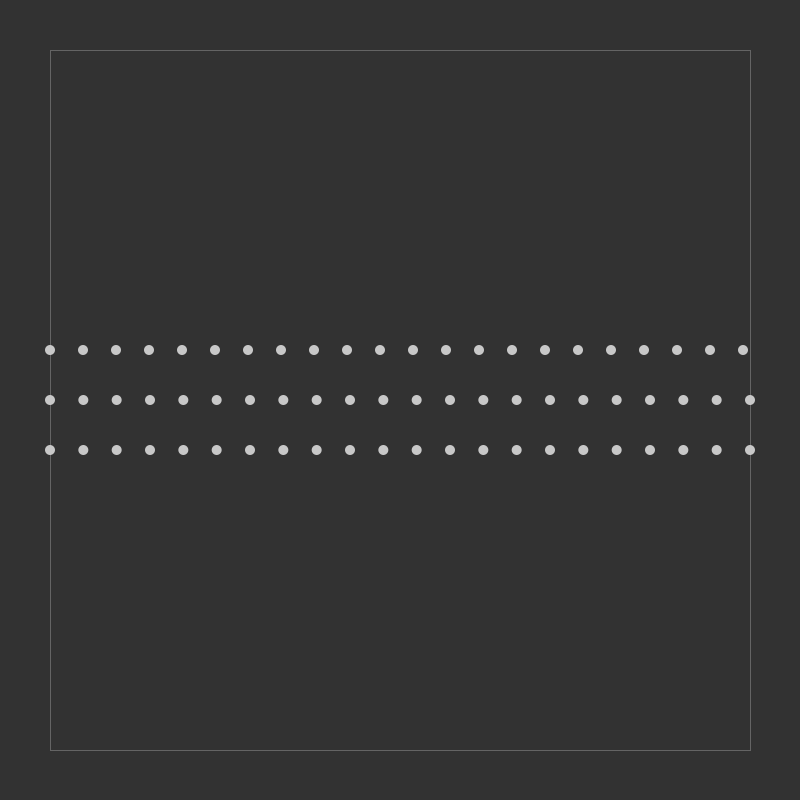
Frame 1 (no input)
Frame 60 (the mouse pressed at the canvas centre just before this capture): identical to frame 1, image omitted
Frame 120 (the mouse held since frame 60 and released just before this capture): identical to frame 1, image omitted

The Processing sketch that drew this single still picture (run headless with seeded random() and noise(); from frame 60 on, the mouse is pressed at the canvas centre):

// Processing sketch: Debug_06_Float_Precision
// ── Debug_06_Float_Precision.pde

int margin = 50;
int elementCount = 21;
float elementSpacing1, elementSpacing2, elementSpacing3;
int elementSize = 10;

void setup() {
  size(800, 800);
  // Calculations made entirely with ints do not have decimal precision
  elementSpacing1 = (width-2*margin)/elementCount; // innacurate
  elementSpacing2 = (width-2.0*margin)/elementCount; // precise
  elementSpacing3 = (width-2*margin)/float(elementCount); // precise
  println(elementSpacing1 + " / " + elementSpacing2 + " / " + elementSpacing3);
}

void draw() {
  background(50); 
  noFill();
  stroke(100);
  rect(margin, margin, width-2*margin, height-2*margin);
  for (int i=0; i<elementCount+1; i++) {
    noStroke();
    fill(200);
    float posX = margin+i*elementSpacing1;
    ellipse(posX, height/2-margin, elementSize, elementSize);
    posX = margin+i*elementSpacing2;
    ellipse(posX, height/2, elementSize, elementSize);
    posX = margin+i*elementSpacing3;
    ellipse(posX, height/2+margin, elementSize, elementSize);
  }
}
